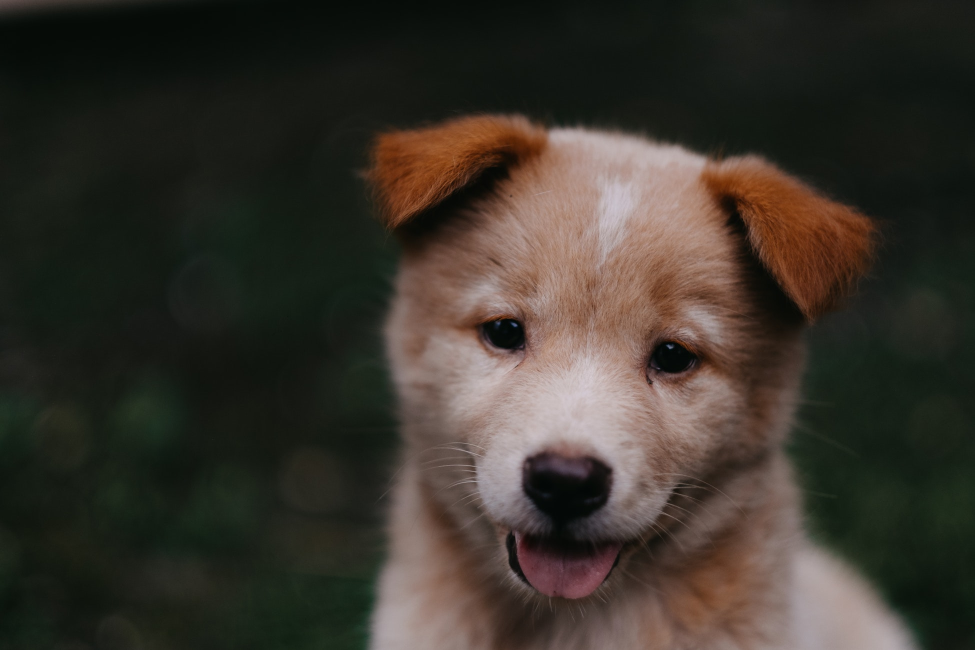
#> input picture DATA/00-puppy.jpg, 1950 x 1300 px (shown at 1/2 size)
$ jupyter execute --allow-errors opencv1.ipynb   (shell and % lines are left out)
#> lines starting #> are read from the running program, lines starting #| are printed output that depends on the picture
[cell 1]
import numpy as np
import matplotlib.pyplot as plt

[cell 2]
import cv2

[cell 3]
img = cv2.imread('DATA/00-puppy.jpg')
#> img is the input picture: shape (1300, 1950, 3); mean B, G, R 43.8, 51.8, 57.3

[cell 4]
type(img)

[cell 5]
img2 = cv2.imread('/wrong/path/image.jpg')
type(img2)

[cell 6]
img

[cell 7]
img.shape
#> Out = (1300, 1950, 3)

#> (a cell that did not finish here is left out)

[cell 9]
plt.imshow(img)
plt.show()

[cell 10]
# MATPLOTLIB = RGB | RED GREEN BLUE
# OPENCV = BGR | BLUE GREEN RED

[cell 11]
fiximg = cv2.cvtColor(img, cv2.COLOR_BGR2RGB)

[cell 12]
plt.imshow(fiximg)
plt.show()

[cell 13]
img_grey = cv2.imread('DATA/00-puppy.jpg',cv2.IMREAD_GRAYSCALE)
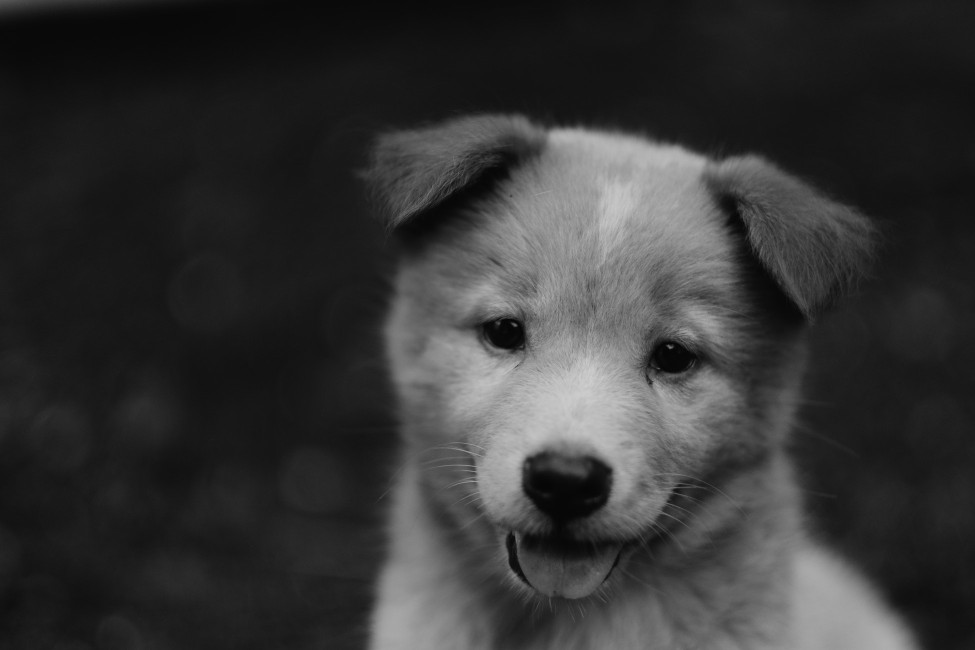
#> img_grey: shape (1300, 1950) (shown at 1/2 size); min 1, max 209, mean 52.6

[cell 14]
img_grey.shape
#> Out = (1300, 1950)

[cell 15]
img_grey.max()
#> Out = 209

[cell 16]
img_grey.min()
#> Out = 1

[cell 17]
plt.imshow(img_grey,cmap='gray')
plt.show()

[cell 18]
fiximg.shape
#> Out = (1300, 1950, 3)

[cell 19]
new_img = cv2.resize(fiximg,( 1000,400))
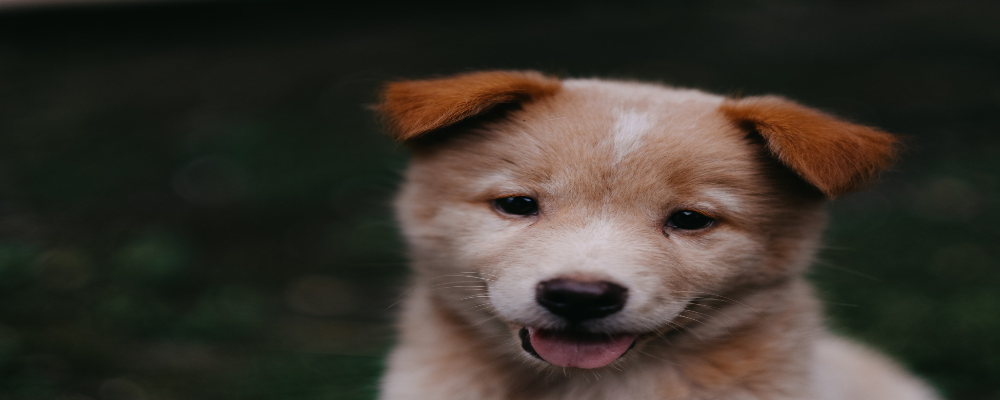
#> new_img: shape (400, 1000, 3); mean R, G, B 57.2, 51.8, 43.7

[cell 20]
plt.imshow(new_img)
plt.show()

[cell 21]
w_ratio = 0.5
h_ratio = 0.5

[cell 22]
newfiximg = cv2.resize(fiximg,(0,0),fiximg,w_ratio,h_ratio )
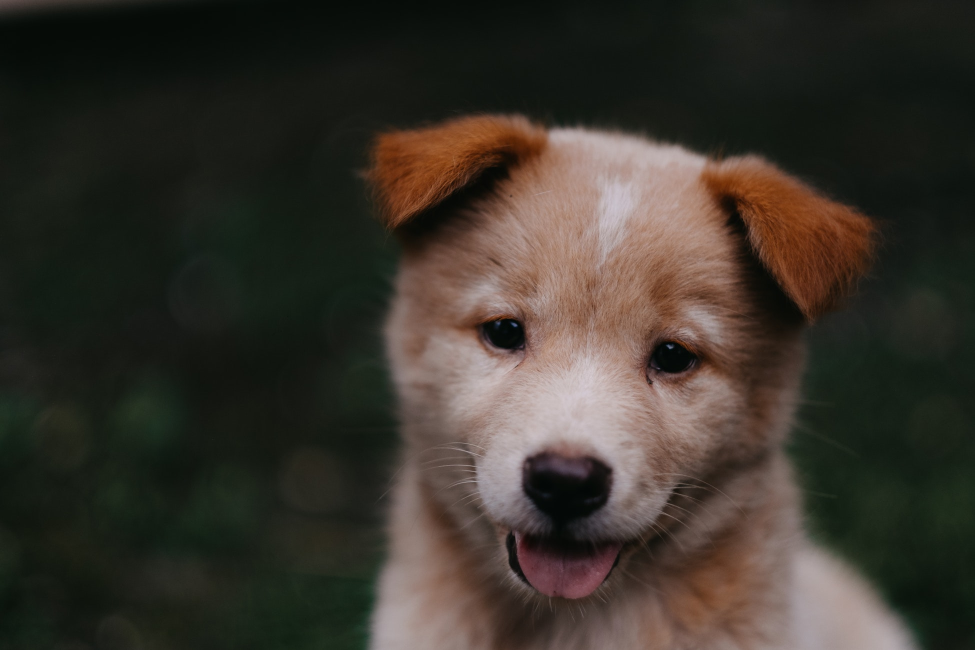
#> newfiximg: shape (650, 975, 3); mean R, G, B 57.4, 51.9, 43.9

[cell 23]
plt.imshow(newfiximg)
plt.show()

[cell 24]
new_img = cv2.flip(newfiximg,1) # 0,1,-1
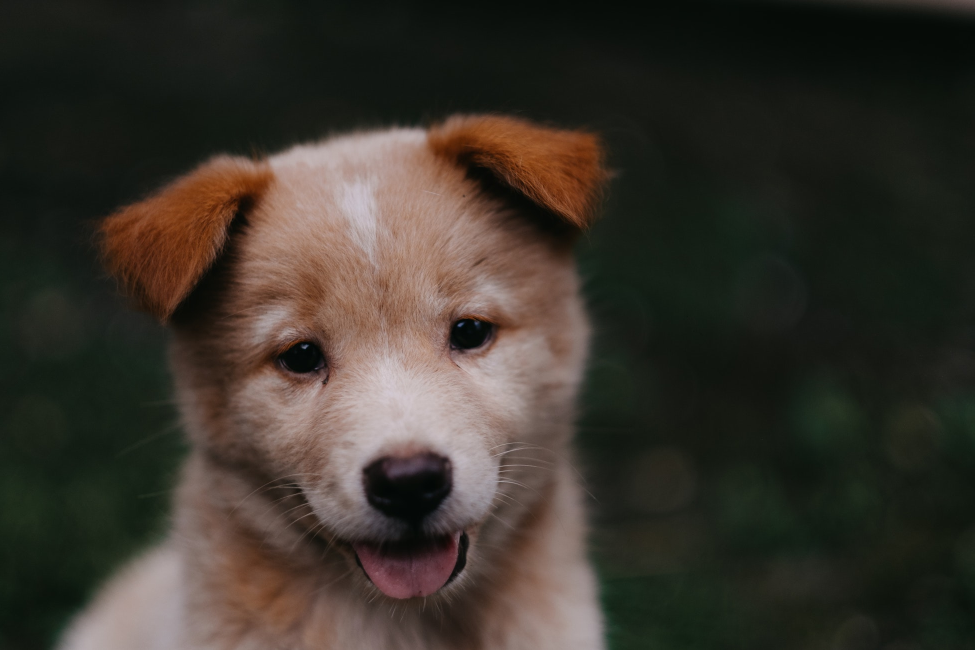
#> new_img: shape (650, 975, 3); mean R, G, B 57.4, 51.9, 43.9
plt.imshow(new_img)
plt.show()

[cell 25]
type(fiximg)

[cell 26]
cv2.imwrite('totally_new_image.jpg',new_img)
#> Out = True

$ run again, with DATA/Denis_Mukwege.jpg copied over DATA/00-puppy.jpg
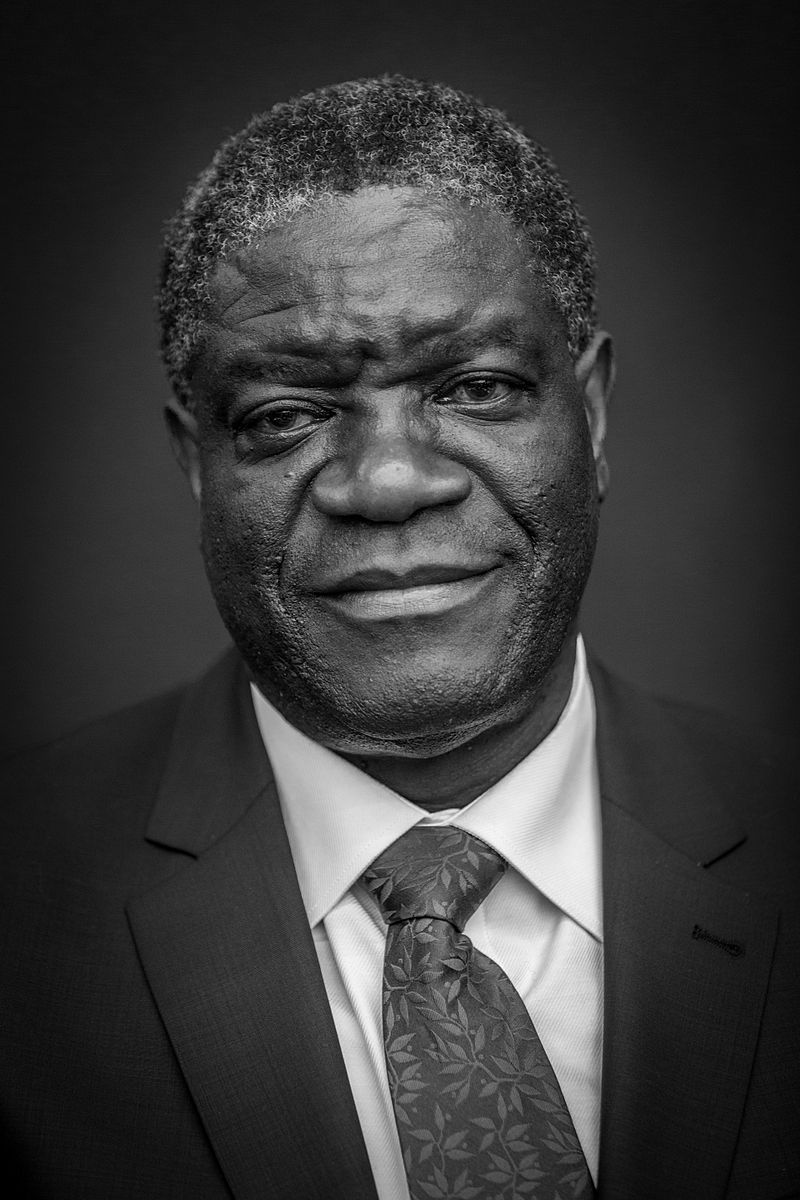
#> input picture DATA/Denis_Mukwege.jpg, 800 x 1200 px
#> img is the input picture: shape (1200, 800, 3); min 0, max 255, mean 58.8
#> `img_grey.max()`: Out = 255
#> `img_grey.min()`: Out = 0
#> `new_img = cv2.resize(fiximg,( 1000,400))`:
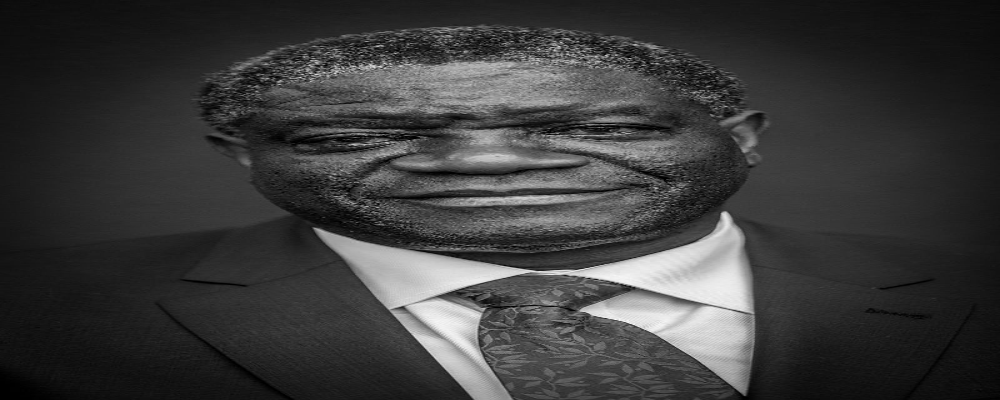
#> new_img: shape (400, 1000, 3); min 0, max 251, mean 58.9
#> `new_img = cv2.flip(newfiximg,1)`:
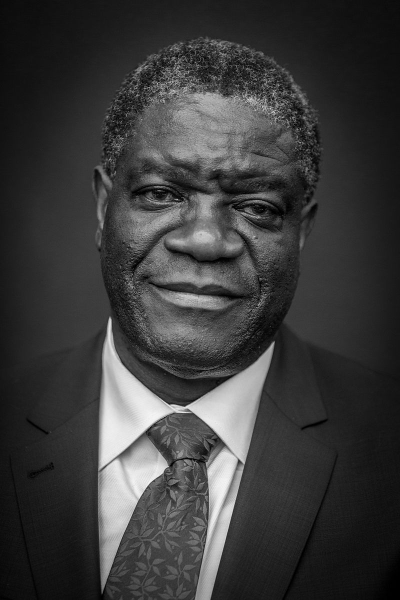
#> new_img: shape (600, 400, 3); min 0, max 245, mean 58.9
#> `cv2.imwrite('totally_new_image.jpg',new_img)`: Out = True

$ run again, with DATA/Nadia_Murad.jpg copied over DATA/00-puppy.jpg
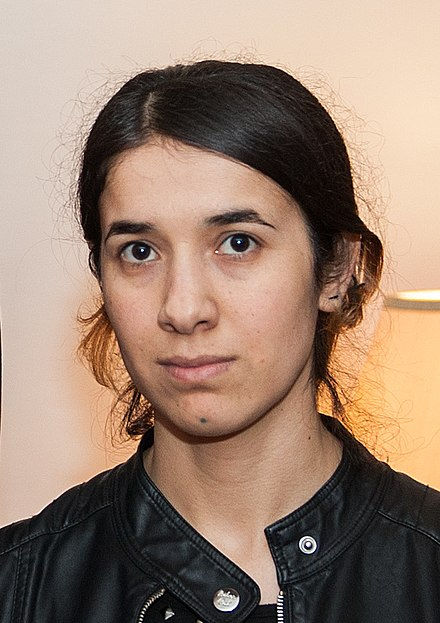
#> input picture DATA/Nadia_Murad.jpg, 440 x 623 px
#> img is the input picture: shape (623, 440, 3); mean B, G, R 112.7, 129.2, 153.8
#> `img_grey = cv2.imread('DATA/00-puppy.jpg',cv2.IMREAD_GRAYSCALE)`:
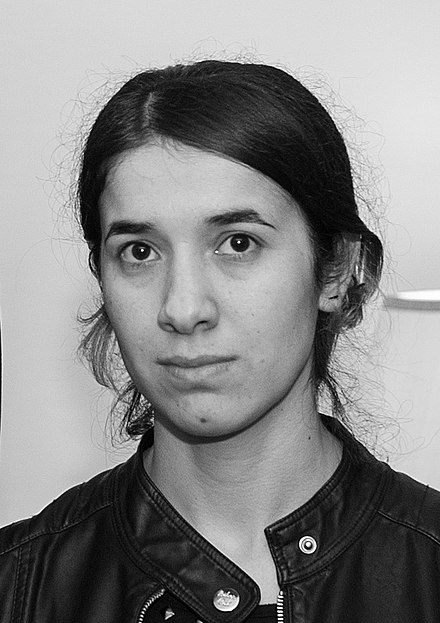
#> img_grey: shape (623, 440); min 0, max 255, mean 134.7
#> `img_grey.max()`: Out = 255
#> `img_grey.min()`: Out = 0
#> `new_img = cv2.flip(newfiximg,1)`:
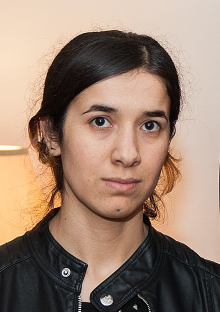
#> new_img: shape (312, 220, 3); mean R, G, B 153.7, 129.2, 112.7
#> `cv2.imwrite('totally_new_image.jpg',new_img)`: Out = True
